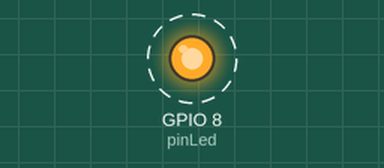
Simulated run of this sketch. Board: ESP32-C3. Parts: output pins drawn as LEDs (lit = HIGH). Dashed ring = blinking. What the sketch prints to the serial monitor is not drawn.

Above: at 0.5 s.
Timing chart, 0 to 4.6 s (numbered marks = the images above):
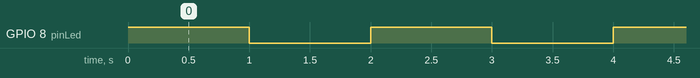

Measured:
- by itself, GPIO 8 (pinLed): alternates HIGH for 1.0 s and LOW for 1.0 s

The sketch:

led01-esp32_c3.ino
```cpp
/**
* Código de ejemplo del ESP-32 para hacer parpadear el Led on-board cada segundo. Sin embargo, esto aplica en otros controladores con built-in led (o en placas sin éste, pero conectando un led externo), sólo cambia el número de pin correspondiente al led en pinLed.

*/

const int pinLed = 8;

void setup()
{
  pinMode(pinLed, OUTPUT); // Configurar el pin del LED incorporado como salida
}

void loop()
{
  Serial.begin(115200);
  digitalWrite(pinLed, HIGH); // Encender el LED
  Serial.println("Led Off");
  delay(1000); // Esperar un segundo

  digitalWrite(pinLed, LOW); // Apagar el LED
  Serial.println("Led On");
  delay(1000); // Esperar un segundo

}
```
